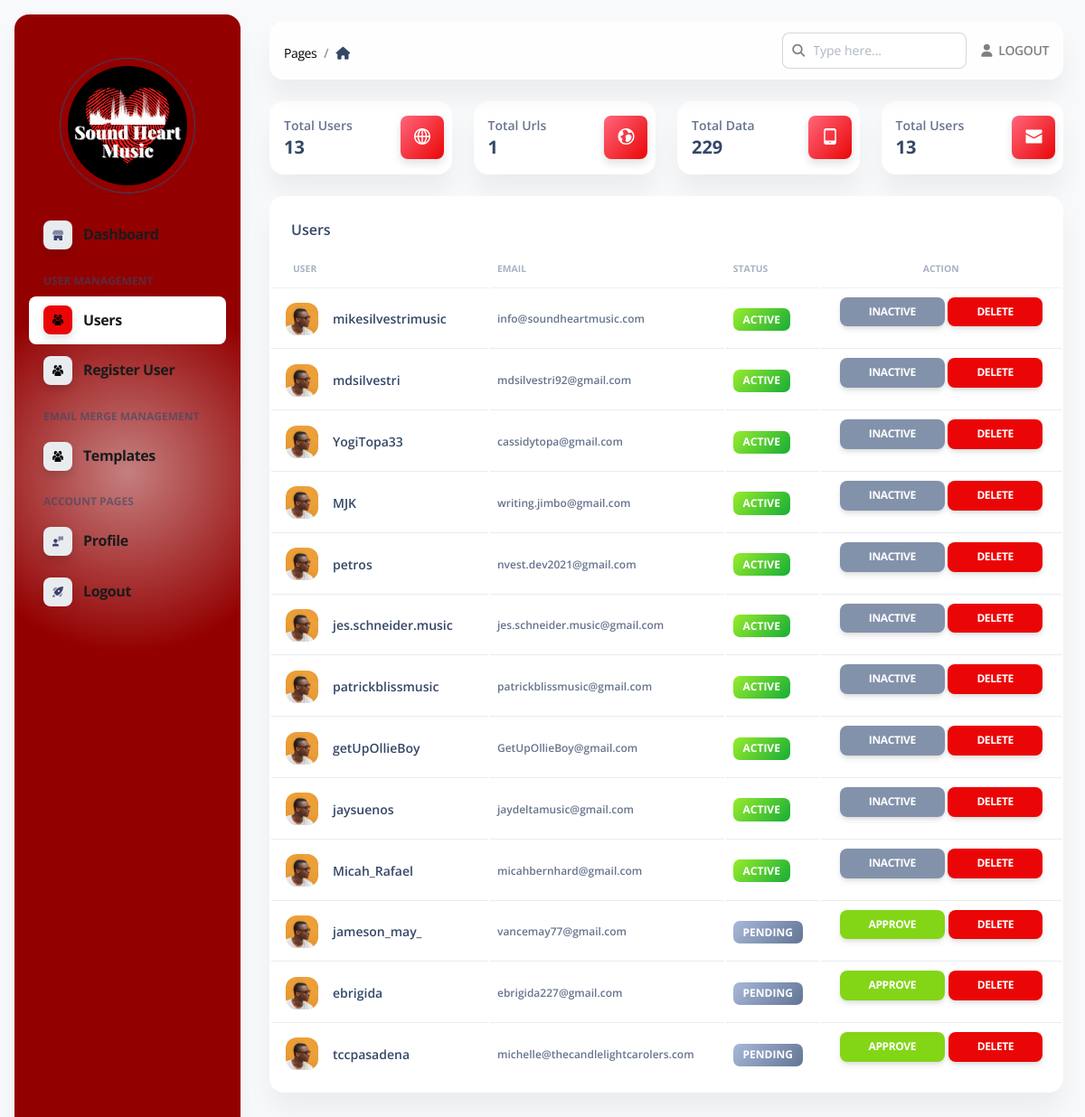
The app's page /admin/users (signed in), older data.
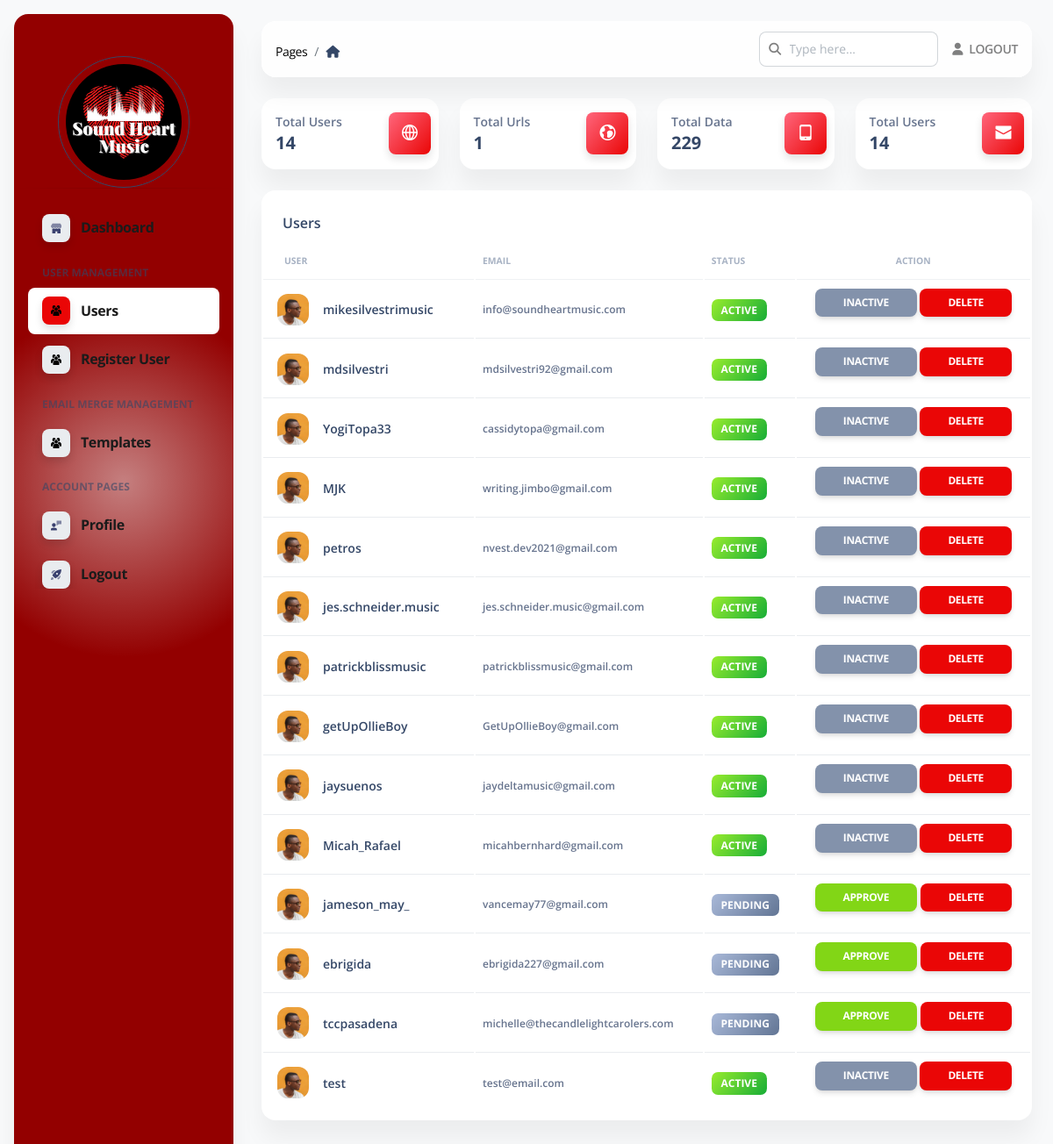
The same page, newer data.
### apps/authentication/models.py (models this page shows, shortened)
class Users(db.Model, UserMixin):
    __tablename__ = 'Users'
    id            = db.Column(db.Integer, primary_key=True)
    username      = db.Column(db.String(255), unique=True, nullable=False)
    email         = db.Column(db.String(255), unique=True,  index=True)
    password      = db.Column(db.String(255))
    role          = db.Column(db.String(64), nullable=False)
    oauth_github  = db.Column(db.String(100), nullable=True)
    nylas_access_token = db.Column(db.String(32))
    api_token     = db.Column(db.String(100))
    api_token_ts  = db.Column(db.Integer)
    state         = db.Column(db.String(10))

### apps/home/routes.py (the view)
@blueprint.route('/admin/users', methods=['POST', 'GET'])
@login_required
@role_required('admin')
def admin_users():
    page_data = get_admin_data()
    users = Users.query.filter(Users.role != "admin").all()
    return render_template("home/admin_users.html",
                           segment='users', API_GENERATOR=len(API_GENERATOR),
                           page_data=page_data,
                           users=users
                           )

### apps/templates/home/admin_users.html (shortened to what this page needs)
{% extends 'layouts/admin.html' %}
{% block content %}
    <div class="container-fluid py-4">
        <div class="row">
            <div class="col-xl-3 col-sm-6 mb-xl-0 mb-4">
                <div class="card">
                    <div class="card-body p-3">
                        <div class="row">
                            <div class="col-8">
                                <div class="numbers">
                                    <p class="text-sm mb-0 text-capitalize font-weight-bold">Total Users</p>
                                    <h5 class="font-weight-bolder mb-0">
                                        {{ page_data['total_users'] }}
                                    </h5>
                                </div>
                            </div>
                            <div class="col-4 text-end">
                                <div class="icon icon-shape bg-gradient-danger shadow text-center border-radius-md">
                                    <i class="ni ni-world-2 text-lg opacity-10" aria-hidden="true"></i>
                                </div>
                            </div>
                        </div>
                    </div>
                </div>
            </div>
            <div class="col-xl-3 col-sm-6 mb-xl-0 mb-4">
                <div class="card">
                    <div class="card-body p-3">
                        <div class="row">
                            <div class="col-8">
                                <div class="numbers">
                                    <p class="text-sm mb-0 text-capitalize font-weight-bold">Total Urls</p>
                                    <h5 class="font-weight-bolder mb-0">
                                        {{ page_data['total_filters'] }}
                                    </h5>
                                </div>
                            </div>
                            <div class="col-4 text-end">
                                <div class="icon icon-shape bg-gradient-danger shadow text-center border-radius-md">
                                    <i class="ni ni-world text-lg opacity-10" aria-hidden="true"></i>
                                </div>
                            </div>
                        </div>
                    </div>
                </div>
            </div>
            <div class="col-xl-3 col-sm-6 mb-xl-0 mb-4">
                <div class="card">
                    <div class="card-body p-3">
                        <div class="row">
                            <div class="col-8">
                                <div class="numbers">
                                    <p class="text-sm mb-0 text-capitalize font-weight-bold">Total Data</p>
                                    <h5 class="font-weight-bolder mb-0">
                                        {{ page_data['services'] }}
                                    </h5>
                                </div>
                            </div>
                            <div class="col-4 text-end">
                                <div class="icon icon-shape bg-gradient-danger shadow text-center border-radius-md">
                                    <i class="ni ni-mobile-button text-lg opacity-10" aria-hidden="true"></i>
                                </div>
                            </div>
                        </div>
                    </div>
                </div>
            </div>
            <div class="col-xl-3 col-sm-6">
                <div class="card">
                    <div class="card-body p-3">
                        <div class="row">
                            <div class="col-8">
                                <div class="numbers">
                                    <p class="text-sm mb-0 text-capitalize font-weight-bold">Total Users</p>
                                    <h5 class="font-weight-bolder mb-0">
                                        {{ page_data['total_users'] }}
                                    </h5>
                                </div>
                            </div>
                            <div class="col-4 text-end">
                                <div class="icon icon-shape bg-gradient-danger shadow text-center border-radius-md">
                                    <i class="ni ni-email-83 text-lg opacity-10" aria-hidden="true"></i>
                                </div>
                            </div>
                        </div>
                    </div>
                </div>
            </div>
        </div>
        <div class="row py-4">
            <div class="col-12">
                <div class="card mb-4">
                    <div class="card-header pb-0">
                        <h6>Users</h6>
                    </div>
                    <div class="card-body px-0 pt-0 pb-2">
                        <div class="table-responsive p-0">
                            {% if users %}
                                <table class="table align-items-center mb-0">
                                    <thead>
                                    <tr>
                                        <th class="text-uppercase text-secondary text-xxs font-weight-bolder opacity-7">
                                            User
                                        </th>
                                        <th class="text-uppercase text-secondary text-xxs font-weight-bolder opacity-7 ps-2">
                                            Email
                                        </th>
                                        <th class="text-uppercase text-secondary text-xxs font-weight-bolder opacity-7 ps-2">
                                            Status
                                        </th>
                                        <th class="text-center text-uppercase text-secondary text-xxs font-weight-bolder opacity-7">
                                            Action
                                        </th>
                                    </tr>
                                    </thead>
                                    <tbody>
                                    {% for user in users %}
                                        <tr>
                                            <td>
                                                <div class="d-flex px-2 py-1">
                                                    <div>
                                                        <img src="{{ config.ASSETS_ROOT }}/img/team-2.jpg"
                                                             class="avatar avatar-sm me-3" alt="user1">
                                                    </div>
                                                    <div class="d-flex flex-column justify-content-center">
                                                        <h6 class="mb-0 text-sm">{{ user.username }}</h6>
                                                    </div>
                                                </div>
                                            </td>
                                            <td>
                                                <p class="text-xs font-weight-bold mb-0">{{ user.email }}</p>
                                            </td>
                                            <td>
                                                {% if user.state == 'pending' %}
                                                    <span class="badge badge-sm bg-gradient-secondary">Pending</span>
                                                {% else %}
                                                    <span class="badge badge-sm bg-gradient-success">Active</span>
                                                {% endif %}
                                            </td>
                                            <td class="align-middle text-center text-sm">
                                                {% if user.state == 'pending' %}
                                                    <a href="/admin/users/approve/{{ user.id }}" class="btn btn-sm btn-success">Approve</a>
                                                {% else %}
                                                    <a href="/admin/users/inactive/{{ user.id }}" class="btn btn-sm btn-secondary">Inactive</a>
                                                {% endif %}
                                                <a href="/admin/users/delete/{{ user.id }}" class="btn btn-sm btn-danger">Delete</a>
                                            </td>
                                        </tr>
                                    {% endfor %}
                                    </tbody>
                                </table>
                            {% endif %}
                        </div>
                    </div>
                </div>
            </div>
        </div>
    </div>
{% endblock content %}

Row changes from the older to the newer data that the page shows:
added Users: username "test", email "test@email.com", state "ACTIVE"
Text that changed along with them:
{{ page_data['total_users'] }}: "13" → "14"
